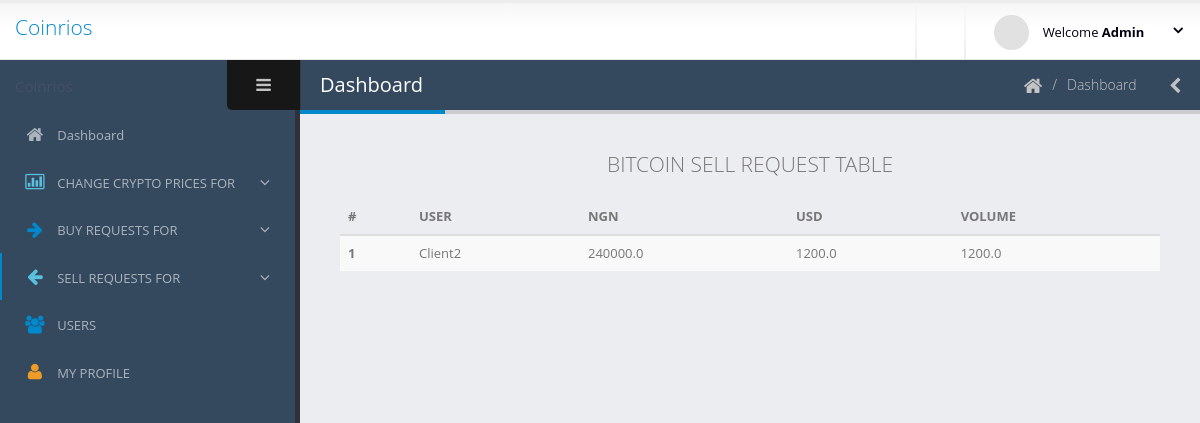
The app's page /administrator/bitcoin-sell-requests/ (signed in) with its own data.
### login/models.py (models this page shows)
class User(AbstractUser):
    is_administrator = models.BooleanField(default=False)
    is_registered_user = models.BooleanField(default=False)
    address = models.CharField(max_length=200)
    city = models.CharField(max_length=200)
    state = models.CharField(max_length=200)
    country = models.CharField(max_length=200)
    is_verified = models.BooleanField(default=False)
    confirmed_email = models.BooleanField(default=False)
    drivers_license_or_international_passport_or_national_id_card = models.FileField(validators=[validate_file_size])
    utility_bill = models.FileField(validators=[validate_file_size])

### registered_user/models.py (models this page shows, shortened)
class SellBitCoin(models.Model):
    user = models.ForeignKey(User, on_delete=models.CASCADE)
    NGN = models.FloatField()
    USD = models.FloatField()
    volume = models.FloatField()

### administrator/views.py (the view)
# urls.py: path('bitcoin-sell-requests/', views.BitCoinSellRequests.as_view(), name='bitCoin_sell_request'),
@method_decorator([login_required(), administrator_required()], name='dispatch')
class BitCoinSellRequests(ListView):
    model = SellBitCoin
    template_name = 'administrator/bitCoinSellRequests.html'

### administrator/templates/administrator/bitCoinSellRequests.html (shortened to what this page needs)
{% extends 'administrator/base.html' %}
{% block navLinks %}{% load static %}
<li>
    <a href="{% url 'administrator:adminDashboard' %}">
        <i class="fa fa-home" aria-hidden="true"></i>
        <span>Dashboard</span>
    </a>
</li>
<li class="nav-parent">
    <a>
        <i class="text-info fa fa-bar-chart-o" aria-hidden="true"></i>
        <span>CHANGE CRYPTO PRICES FOR</span>
    </a>
</li>
<li class="nav-parent">
    <a>
        <i class="text-primary fa fa-arrow-right" aria-hidden="true"></i>
        <span>BUY REQUESTS FOR</span>
    </a>
</li>
<li class="nav-parent nav-active">
    <a>
        <i class="text-info fa fa-arrow-left" aria-hidden="true"></i>
        <span>SELL REQUESTS FOR</span>
    </a>
</li>
<li>
    <a href="{% url 'administrator:registered_users' %}">
        <i class="text-primary fa fa-users" aria-hidden="true"></i>
        <span>USERS</span>
    </a>
</li>
<li>
    <a href="{% url 'administrator:registered_user_profile' user.pk %}">
        <i class="text-warning fa fa-user" aria-hidden="true"></i>
        <span>MY PROFILE</span>
    </a>
</li>
{% endblock %} {% block body %}
<p class="text-center lead">BITCOIN SELL REQUEST TABLE</p>
<div class="table-responsive">
    <table class="table table-striped">
        <thead>
            <tr>
                <th scope="col">#</th>
                <th scope="col">USER</th>
                <th scope="col">NGN</th>
                <th scope="col">USD</th>
                <th scope="col">VOLUME</th>
            </tr>
        </thead>
        <tbody>
         {% for fields in object_list %}
            <tr>
                <th scope="row">{{ fields.pk }}</th>
                <td>{{ fields.user }}</td>
                <td>{{ fields.NGN }}</td>
                <td>{{ fields.USD }}</td>
                <td>{{ fields.volume }}</td>
            </tr>
         {% endfor %}
        </tbody>
    </table>
</div>
{% endblock %}

### administrator/templates/administrator/base.html (shortened to what this page needs)
<!doctype html>
<html class="fixed">
	<head>
        {% load static %}
		<link rel="stylesheet" href="{% static 'administrator/css/bootstrap-1.css' %}" />
		<link rel="stylesheet" href="{% static 'administrator/css/font-awesome/css/font-awesome.css' %}" />
		<link rel="stylesheet" href="{% static 'administrator/css/magnific-popup/magnific-popup.css' %}" />
		<link rel="stylesheet" href="{% static 'administrator/css/theme.css' %}" />
		<link rel="stylesheet" href="{% static 'administrator/css/skins/default.css' %}" />
		<link rel="stylesheet" href="{% static 'administrator/css/hugoFramework.css' %}" />
	</head>
	<body>
    {% if user.is_authenticated %}
        <section class="body">
			<header class="header">
				<div class="logo-container">
					<a href="#" class="logo">
						<p class="lead">Coinrios</p>
					</a>
				</div>
				<div class="header-right">
					<span class="separator"></span>
					<span class="separator"></span>
					<div id="userbox" class="userbox">
						<a href="#" data-toggle="dropdown">
							<figure class="profile-picture">
								<img src="{% static 'administrator/img/!logged-user.jpg' %}" alt="Logged User" class="img-circle" data-lock-picture="{% static 'administrator/img/!logged-user.jpg' %}"/>
							</figure>
							<div class="profile-info" data-lock-name="{{ user }}" data-lock-email="{{ user.email }}">
                                <span class="name">Welcome <strong>{{ user }}</strong></span>
							</div>
							<i class="fa custom-caret"></i>
						</a>
					</div>
				</div>
			</header>
			<div class="inner-wrapper">
				<aside id="sidebar-left" class="sidebar-left">
					<div class="sidebar-header">
						<div class="sidebar-title">
						</div>
						<div class="sidebar-toggle hidden-xs" data-toggle-class="sidebar-left-collapsed" data-target="html" data-fire-event="sidebar-left-toggle">
							<i class="fa fa-bars" aria-label="Toggle sidebar"></i>
						</div>
					</div>
					<div class="nano">
						<div class="nano-content">
							<nav id="menu" class="nav-main" role="navigation">
								<ul class="nav nav-main">
                                    {% block navLinks %}{% endblock %}
								</ul>
							</nav>
						</div>
					</div>
				</aside>
				<section role="main" class="content-body">
					<header class="page-header">
						<h2>Dashboard</h2>
						<div class="right-wrapper pull-right">
							<ol class="breadcrumbs">
								<li>
									<a>
										<i class="fa fa-home"></i>
									</a>
								</li>
								<li><span>Dashboard</span></li>
							</ol>
							<a class="sidebar-right-toggle" data-open="sidebar-right"><i class="fa fa-chevron-left"></i></a>
						</div>
					</header>
                    {% block body %}{% endblock %}
		</section>
    {% else %}
        <h1>Sorry Please <a href="{% url 'login' %}">Login</a></h1>
    {% endif %}
	</body>
</html>

### administrator/static/administrator/css/skins/default.css (style rules this page uses)
a, .btn-link { color: #0088cc; }
.text-primary { color: #0088cc !important; }
.page-header h2 { border-bottom-color: #0088cc; }
ul.nav-main > li.nav-active > a { box-shadow: 2px 0 0 #0088cc inset; }

### records on screen
User: username "Admin"
SellBitCoin: pk "1", user "Client2", NGN "240000.0", USD "1200.0", volume "1200.0"
